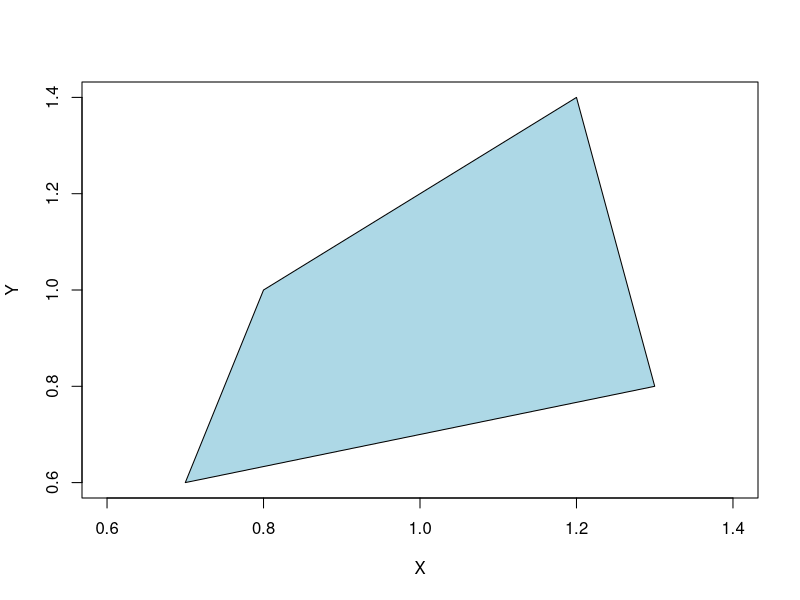
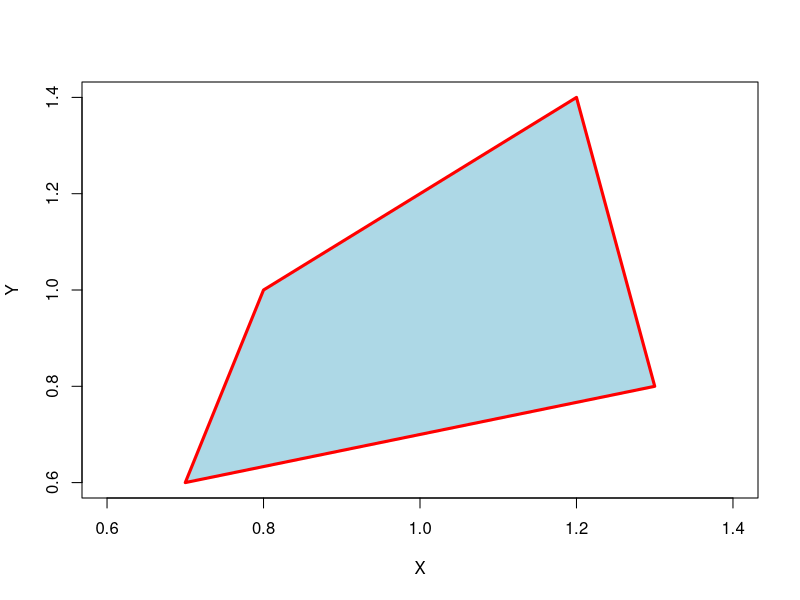
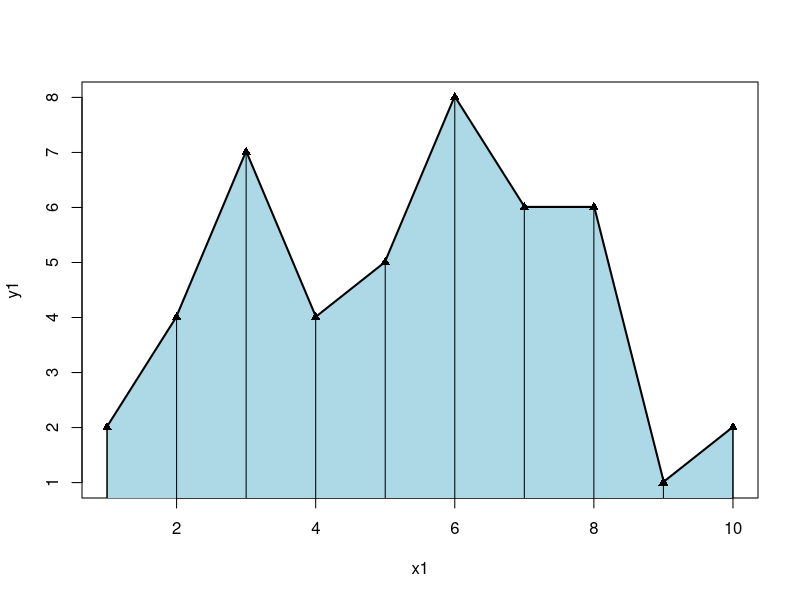

These figures' R source, in order:
plot(1, 1, col = "white", xlab = "X", ylab = "Y")            # Draw empty plot

polygon(x = c(0.7, 1.3, 1.2, 0.8),                           # X-Coordinates of polygon
        y = c(0.6, 0.8, 1.4, 1),                             # Y-Coordinates of polygon
        col = "light blue")                                     # Color of polygon
plot(1, 1, col = "black", xlab = "X", ylab = "Y")            # Draw empty plot
polygon(x = c(0.7, 1.3, 1.2, 0.8),                           # X-Coordinates of polygon
        y = c(0.6, 0.8, 1.4, 1),                             # Y-Coordinates of polygon
        col = "light blue",                                     # Color of polygon
        border = "red",                                      # Color of polygon border
        lwd = 3) # Thickness of border



x1 <- 1:10                                                   # X values for frequency polygon
y1 <- c(2, 4, 7, 4, 5, 8, 6, 6, 1, 2) 
plot(x1, y1,                                                 # Plot frequency polygon
     type = "l",                                             # Set line type to line
     lwd = 3)  
polygon(c(1, x1, 10), c(0, y1, 0),                           # X-Y-Coordinates of polygon
        col = "light blue")
points(x1, y1,                                               # Add squares to frequency polygon
       cex = 1,                                              # Size of squares
       pch = 17) # Set point type to triangle
segments(x1, 0, x1, y1)                                      # Add line segments to plot
